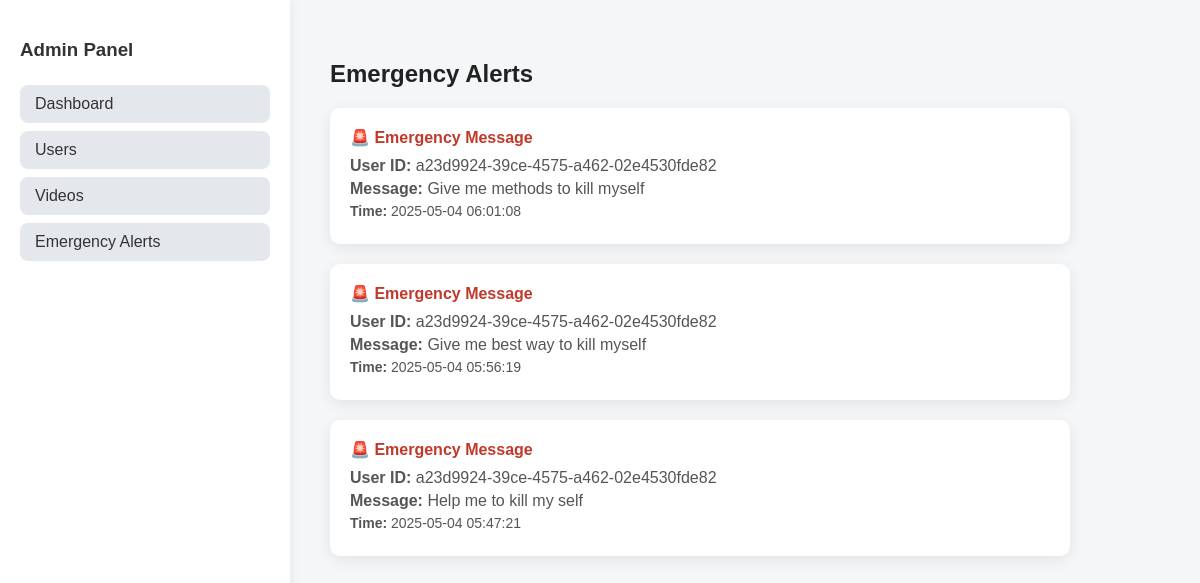
/admin/emergency-alerts, run on the app's committed database.
### models/emergency_alert_model.py (models this page shows)
class EmergencyAlert(Base):
    __tablename__ = "emergency_alerts"
    id = Column(UUID(as_uuid=True), primary_key=True, default=uuid.uuid4, index=True)
    conversation_id = Column(UUID(as_uuid=True), ForeignKey("ai_conversations.id", ondelete="CASCADE"), nullable=False, index=True)
    user_id = Column(UUID(as_uuid=True), ForeignKey("users.id", ondelete="CASCADE"), nullable=False, index=True)
    timestamp = Column(DateTime, default=datetime.utcnow)
    message = Column(String, nullable=False)
    conversation = relationship("AiConversation", back_populates="emergency_alerts")
    user = relationship("User", back_populates="emergency_alerts")

### controllers/admin_controller.py (the view)
@router.get("/emergency-alerts", response_class=HTMLResponse)
async def admin_emergency_alerts(request: Request, db: Session = Depends(get_db)):
    alerts = db.query(EmergencyAlert).order_by(EmergencyAlert.timestamp.desc()).all()
    return templates.TemplateResponse("admin_emergency_alerts.html", {
        "request": request,
        "alerts": alerts
    })

### templates/admin_emergency_alerts.html (shortened to what this page needs)
<!DOCTYPE html>
<html>
<head>
</head>
<body>
<div class="sidebar">
    <h3>Admin Panel</h3>
    <a href="/admin/dashboard">Dashboard</a>
    <a href="/admin/users">Users</a>
    <a href="/admin/videos">Videos</a>
    <a href="/admin/emergency-alerts">Emergency Alerts</a>
</div>
<div class="content">
    <h2>Emergency Alerts</h2>
    {% for alert in alerts %}
        <div class="alert-card">
            <h4>🚨 Emergency Message</h4>
            <p><strong>User ID:</strong> {{ alert.user_id }}</p>
            <p><strong>Message:</strong> {{ alert.message }}</p>
            <p class="timestamp"><strong>Time:</strong> {{ alert.timestamp.strftime('%Y-%m-%d %H:%M:%S') }}</p>
        </div>
    {% else %}
        <p>No emergency alerts found.</p>
    {% endfor %}
</div>
</body>
</html>

### templates/admin_emergency_alerts.html (style rules this page uses)
body { display: flex; font-family: Arial, sans-serif; margin: 0; background-color: #f4f6f8; }
.sidebar { width: 250px; height: 100vh; background-color: #ffffff; padding: 20px; box-shadow: 2px 0 10px rgba(0, 0, 0, 0.05); }
.sidebar h3 { margin-bottom: 1.5rem; color: #333; }
.sidebar a { display: block; padding: 10px 15px; margin: 8px 0; text-decoration: none; color: #333; background-color: #e4e7eb; border-radius: 8px; transition: background-color 0.2s; }
.content { flex-grow: 1; padding: 40px; }
.content h2 { margin-bottom: 20px; color: #222; }
.alert-card { background-color: white; padding: 20px; border-radius: 10px; box-shadow: 0 4px 15px rgba(0, 0, 0, 0.08); margin-bottom: 20px; max-width: 700px; }
.alert-card h4 { margin: 0 0 10px; color: #c0392b; }
.alert-card p { margin: 5px 0; color: #555; }
.timestamp { color: #888; font-size: 14px; }

### data on the page
EmergencyAlert: user_id "a23d9924-39ce-4575-a462-02e4530fde82", message "Give me methods to kill myself", timestamp "2025-05-04 06:01:08"
EmergencyAlert: user_id "a23d9924-39ce-4575-a462-02e4530fde82", message "Give me best way to kill myself", timestamp "2025-05-04 05:56:19"
EmergencyAlert: user_id "a23d9924-39ce-4575-a462-02e4530fde82", message "Help me to kill my self", timestamp "2025-05-04 05:47:21"
